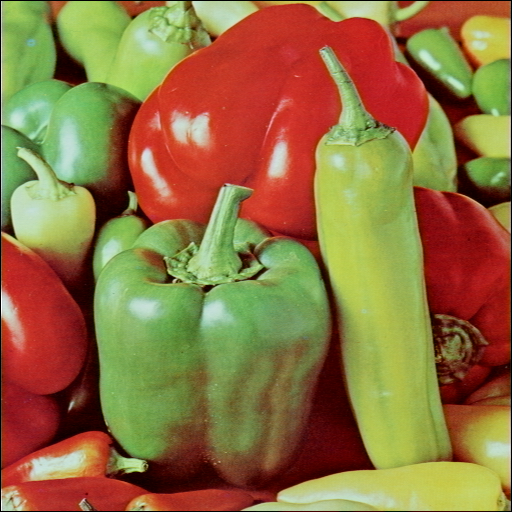
%> input picture peppers.png, 512 x 512 px
$ octave Lecture1.m   (GNU Octave 9; MATLAB toolbox functions it lacks are replaced by stand-ins)
%> lines starting %> are read from the running program, lines starting %| are printed output that depends on the picture
clc;
clear all;
close all;

I = imread('peppers.png');
%> I is the input picture: size 512x512x3 uint8; mean R, G, B 144.1, 112.8, 64.1
[m,n,z] = size(I);
%> m = 512; n = 512; z = 3
imshow(I);

I_gray = rgb2gray(I);figure;imshow(I_gray);
%> after `I_gray = rgb2gray(I)`:
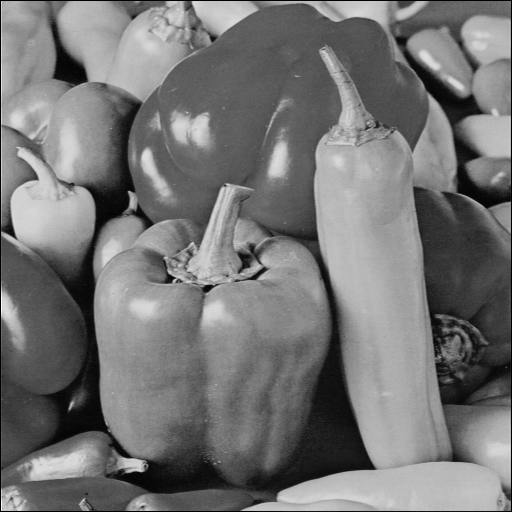
%> I_gray: size 512x512 uint8; min 0, max 254, mean 116.7
I_double = im2double(I_gray);
I_lowResolution = I_gray(1:4:end,1:4,end);
%> I_lowResolution = 128 rows, first 8: [0 0 0 0; 0 209 167 171; 0 210 168 172; 0 203 160 164; 0 205 161 164; 0 203 160 168; 0 194 150 155; 0 197 151 151]
figure;imshow(I_lowResolution);

Gammscaled = imadjust(I_gray, [ ], [ ], 0.5);
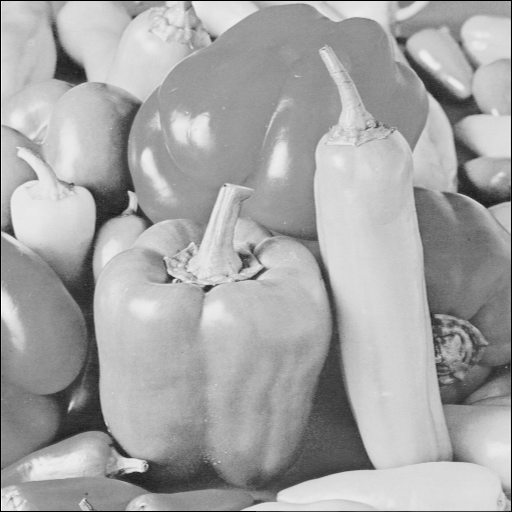
%> Gammscaled: size 512x512 uint8; min 0, max 254, mean 166.1
Scaled = (I_double - min(min(I_double)))/(max(max(I_double))-min(min(I_double)));
figure;
subplot(1,3,1); imshow(I_gray);
title('Fig. 1 original');
subplot(1,3,2); imshow(Gammscaled);
title('Fig. 2 Gamma');
subplot(1,3,3); imshow(Scaled,[]);
title('Fig. 3 Scaled');

$ run again, with Circuit.jpg saved as peppers.png
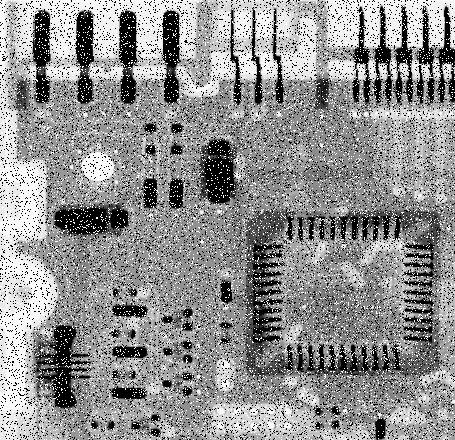
%> input picture Circuit.jpg, 455 x 440 px
%> I is the input picture: size 440x455 uint8; min 0, max 255, mean 144.1
%> I_lowResolution = 110 rows, first 8: [246 0 249 250; 248 248 248 247; 248 248 248 247; 248 249 255 247; 248 248 248 247; 255 249 249 247; 248 0 249 247; 247 247 248 0]
%> `Gammscaled = imadjust(I_gray, [ ], [ ], 0.5);`:
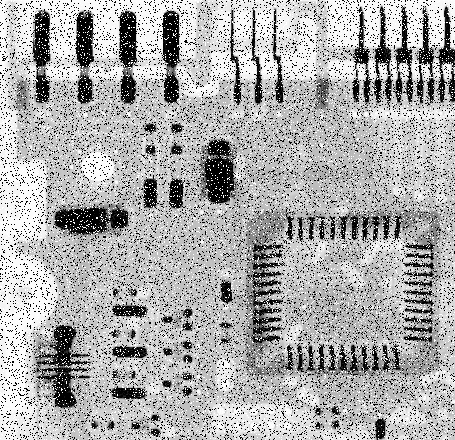
%> Gammscaled: size 440x455 uint8; min 0, max 255, mean 172

$ run again, with City.jpg saved as peppers.png
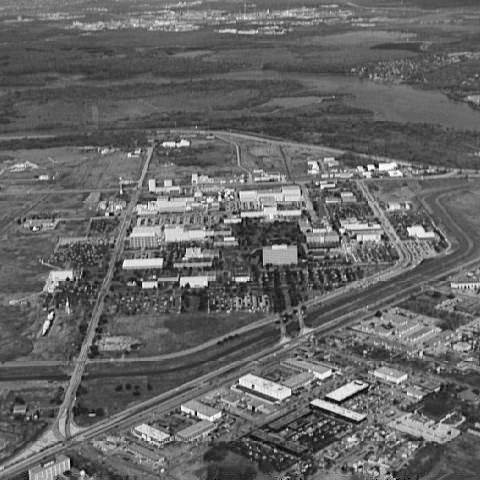
%> input picture City.jpg, 480 x 480 px
%> I is the input picture: size 480x480 uint8; min 0, max 254, mean 101.2
%> I_lowResolution = 120 rows, first 8: [122 121 121 121; 117 117 116 115; 159 159 156 149; 112 115 114 112; 115 111 106 103; 83 84 92 102; 98 96 96 99; 82 82 83 88]
%> `Gammscaled = imadjust(I_gray, [ ], [ ], 0.5);`:
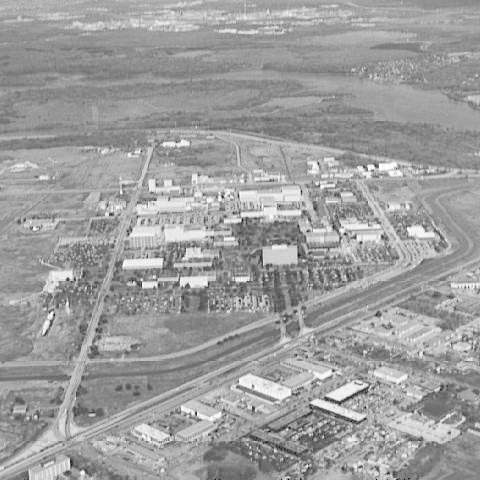
%> Gammscaled: size 480x480 uint8; min 0, max 254, mean 157.9

$ run again, with Food.jpg saved as peppers.png
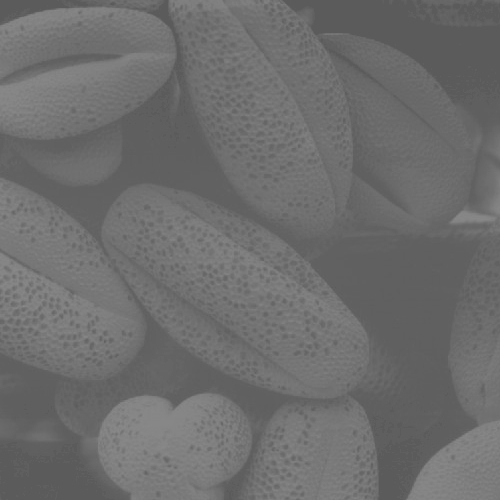
%> input picture Food.jpg, 500 x 500 px
%> I is the input picture: size 500x500 uint8; min 90, max 138, mean 109.1
%> I_lowResolution = 125 rows, first 8: [91 91 91 91; 91 91 91 91; 91 91 91 91; 91 91 91 91; 91 91 91 92; 91 91 91 91; 97 102 109 117; 130 133 134 134]
%> `Gammscaled = imadjust(I_gray, [ ], [ ], 0.5);`:
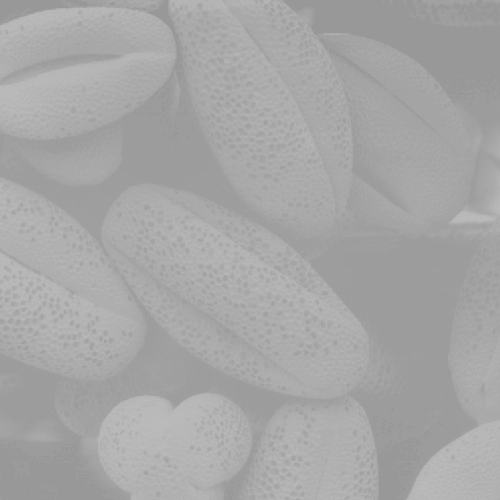
%> Gammscaled: size 500x500 uint8; min 151, max 188, mean 166.4
%> `Scaled = (I_double - min(min(I_double)))/(max(max(I_double))-min(min(I..`:
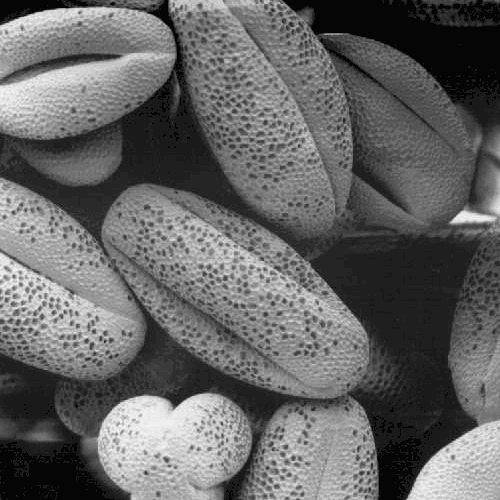
%> Scaled: size 500x500 double; min 0, max 1, mean 0.397
